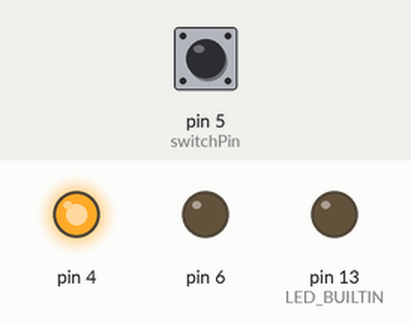
Simulated run of this sketch. Board: Arduino Leonardo, built with avr-gcc and run on an emulated ATmega32U4. Parts: output pins drawn as LEDs (lit = HIGH). The test bench sets the inputs (shaded band); at power-on: pin 5 (switchPin) LOW. USB keyboard and mouse output is not drawn.

Above: at 1.2 s.
1.3 s: pin 5 (switchPin) pulled HIGH for 0.15 s
At 1.37 s:
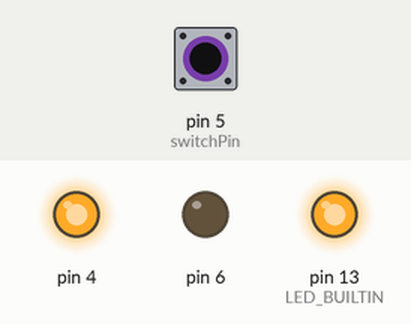
2.9 s: pin 5 (switchPin) pulled HIGH for 3.2 s
At 6.6 s:
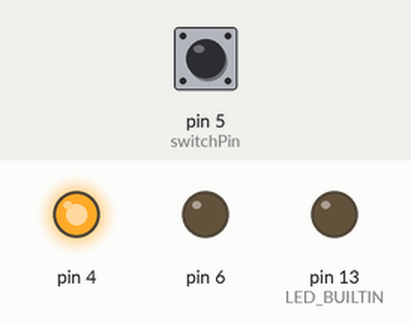
Timing chart, 0 to 8.1 s (numbered marks = the images above; inputs shaded):
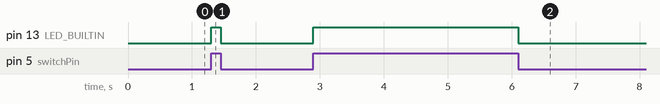

Measured:
- after the input at 1.3 s, pin 13 (LED_BUILTIN): LOW → HIGH at once, → LOW 0.15 s later
- after the input at 2.9 s, pin 13 (LED_BUILTIN): LOW → HIGH at once, → LOW 3.2 s later

The sketch:

arduino-clicker.ino
```cpp
// (licence header left out)
#include <Mouse.h>

uint8_t counter = 0;
bool shouldClick = false;

// HOW OFTEN TO CHECK FOR SWITCH, <<MUST>> BE UNDER 256 (to save RAM)
uint8_t howOftenToCheck = 10;

// WHAT PIN THE SWITCH IS ON
uint8_t switchPin = 5;

void setup() {
  // put your setup code here, to run once:
  pinMode(LED_BUILTIN, OUTPUT);
  digitalWrite(LED_BUILTIN, LOW);
  pinMode(4, OUTPUT);
  digitalWrite(4, HIGH);
  pinMode(switchPin, INPUT);
  pinMode(6, OUTPUT);
  digitalWrite(6, LOW);

  counter = 0;

  Mouse.begin();
  Serial.begin(112500);
}

void loop() {
  // put your main code here, to run repeatedly:
  doClick();
}

void doClick() {
  if (shouldClickFun() == true) Mouse.click();
}

bool shouldClickFun() {
  if (shouldCheckPin() == true) {
    shouldClick = digitalRead(switchPin) == HIGH ? true : false;
    digitalWrite(LED_BUILTIN, shouldClick);
    return shouldClick;
  } else {
    //Serial.println("SHOULD NOT CHECK PIN");
    return shouldClick;
  }
}

bool shouldCheckPin() {
  counter = counter + 1;
  if (counter > howOftenToCheck) {
    counter = 0;
    return true;
  } else {
    return false;
  }
}
```
